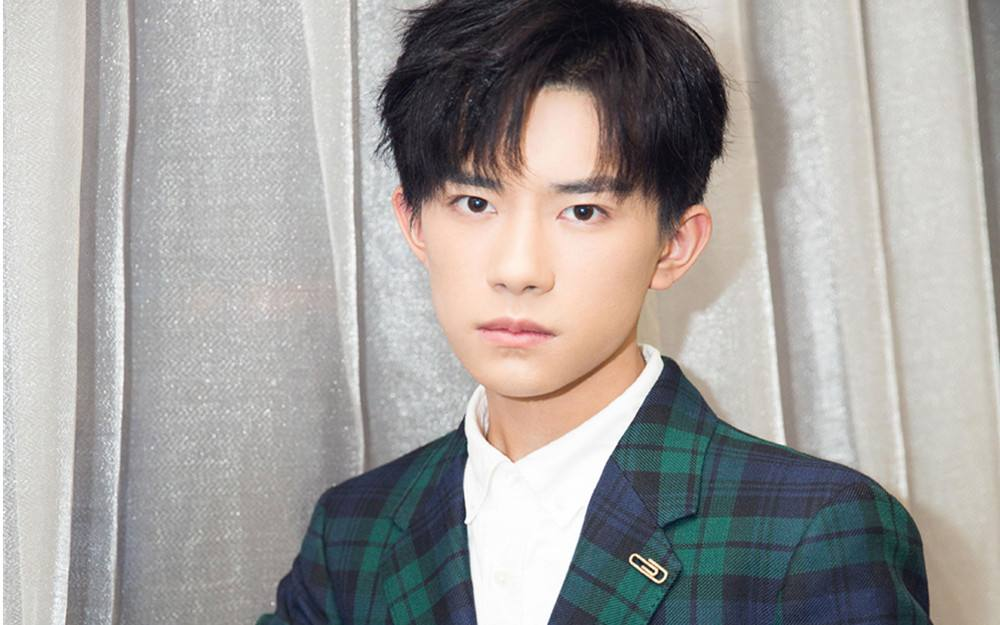
#> input picture 1180500604-符嘉义-Lab4/photos/timg-2.jpeg, 1000 x 625 px; its folder holds only this picture in this run
$ python main.py
#> lines starting #> are read from the running program, lines starting #| are printed output that depends on the picture
import math
import os

import cv2
import numpy as np
import matplotlib.pyplot as plt
from mpl_toolkits.mplot3d import Axes3D

class PCA:
    raw_samples=()  ##原始样本空间
    n_samples=2000  ##样本个数
    raw_covariance=()  ##原始样本空间协方差矩阵
    reduced_samples=()   ##降维重构后样本空间
    raw_dimention=3   ##原始样本维度
    reduced_dimention=2   ##降维后样本的维度
    eigenvector=()  ##原始样本协方差矩阵的前M个（对应前M个特征值）特征向量
    def make_swiss_roll(self,noise=0.0, y_scale=100):   ##构造原始数据
        t = 1.5 * np.pi * (1 + 2 * np.random.rand(1, self.n_samples))
        x = t * np.cos(t)
        y = y_scale * np.random.rand(1,self.n_samples)
        z = t * np.sin(t)
        self.raw_samples = np.concatenate((x, y, z))
        self.raw_samples += noise * np.random.randn(3, self.n_samples)  ##加入噪声
        self.raw_samples = np.mat(self.raw_samples.T)
    '''
        对矩阵X进行旋转变换
        theta为旋转的弧度
        axis为旋转的轴，合法值为'x','y'或'z'
    '''
    def rotate(self,theta=0,axis='x'):
        if axis == 'x':
            rotate = [[1, 0, 0], [0, np.cos(theta), -np.sin(theta)], [0, np.sin(theta), np.cos(theta)]]
            return np.dot(rotate, self.raw_samples.T).T
        elif axis == 'y':
            rotate = [[np.cos(theta), 0, np.sin(theta)], [0, 1, 0], [-np.sin(theta), 0, np.cos(theta)]]
            return np.dot(rotate, self.raw_samples.T).T
        elif axis == 'z':
            rotate = [[np.cos(theta), -np.sin(theta), 0], [np.sin(theta), np.cos(theta), 0], [0, 0, 1]]
            return np.dot(rotate, self.raw_samples.T).T
        else:
            print('错误的旋转轴')
            return self.raw_samples
def show_3D(raw_sample):
    fig = plt.figure()
    ax = Axes3D(fig)
    ax.view_init(elev=20, azim=80)
    ax.scatter(raw_sample[:, 0], raw_sample[:, 1], raw_sample[:, 2], c=raw_sample[:, 0], cmap=plt.cm.gnuplot())
    plt.show()
def show_2D(recon_data):
    plt.scatter(recon_data[:,0].tolist(), recon_data[:,1].tolist(), c=recon_data[:,0].tolist(), cmap=plt.cm.gnuplot())
    plt.show()
def cal_covariance(data):
    sample,feature=data.shape
    data_mean = np.sum(data, 0) / sample
    c_data = data - data_mean # 中心化
    covMat = np.dot(c_data.T, c_data)
    return covMat,c_data,data_mean
def cal_engin(covMat,reduced_dimention):
    eigenvalue, eigenvector = np.linalg.eig(covMat)
    index = np.argsort(eigenvalue)
    eigenvector = eigenvector[:,index[:-(reduced_dimention + 1):-1]]
    return np.real(eigenvector)
def cal_reduced_sample(c_data,eigenvector,data_mean):
    pca_data = np.dot(c_data, eigenvector)  # 计算降维后的数据
    print(f"shape of pca_data is {pca_data}")
    recon_data = np.dot(pca_data, eigenvector.T) + data_mean  # 重构数据
    return recon_data

size = (50, 50)
'''
    从file_path中读取面部图像数据
'''
def read_faces(file_path):
#> called with file_path = 'photos'
    file_list = os.listdir(file_path)
    data = []
    i = 1
    plt.figure(figsize=size)
    for file in file_list:
        path = os.path.join(file_path, file)##拼接路径
        plt.subplot(3, 4, i)
        with open(path) as f:
            img = cv2.imread(path) # 读取图像
#> img is the input picture: shape (625, 1000, 3); mean B, G, R 157.8, 160, 162.7
            img = cv2.resize(img, size) # 压缩图像至size大小
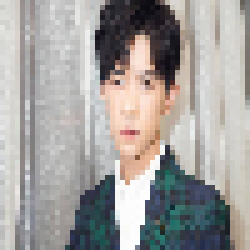
#> img: shape (50, 50, 3) (shown 5 times larger); mean B, G, R 157.6, 159.9, 162.6
            img_gray = cv2.cvtColor(img, cv2.COLOR_BGR2GRAY) # 三通道转换为灰度图
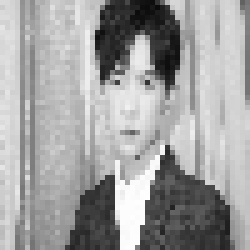
#> img_gray: shape (50, 50) (shown 5 times larger); min 10, max 254, mean 160.5
            plt.imshow(img_gray) # 预览
            h, w = img_gray.shape
#> h = 50; w = 50
            img_col = img_gray.reshape(h * w) # 对(h,w)的图像数据拉平
#> img_col = 2500 values, max 254 at index 1928, min 10 at index 81, mean 160.5
            data.append(img_col)
        i += 1
    plt.show()
    return np.array(data)
'''
    计算峰值信噪比psnr
'''
def psnr(img1, img2):
   mse = np.mean((img1 / 255. - img2 / 255.) ** 2 )
   if mse < 1.0e-10:
      return 100
   PIXEL_MAX = 1
   return 20 * math.log10(PIXEL_MAX / math.sqrt(mse))
if __name__ == '__main__':
    # [7 lines of commented-out code are left out]
    data=read_faces("photos")
    n_samples,features=data.shape
#> n_samples = 1; features = 2500
    covMat,c_data,data_mean=cal_covariance(data)
#> in cal_covariance, `data_mean = np.sum(data, 0) / sample`: data_mean has the same summary as img_col in read_faces
#> in cal_covariance, `covMat = np.dot(c_data.T, c_data)`: covMat: shape (2500, 2500) float64; every value is 0
#> data_mean has the same summary as img_col in read_faces
    eigenvectors=cal_engin(covMat,20)
#> in cal_engin, `eigenvalue, eigenvector = np.linalg.eig(covMat)`:
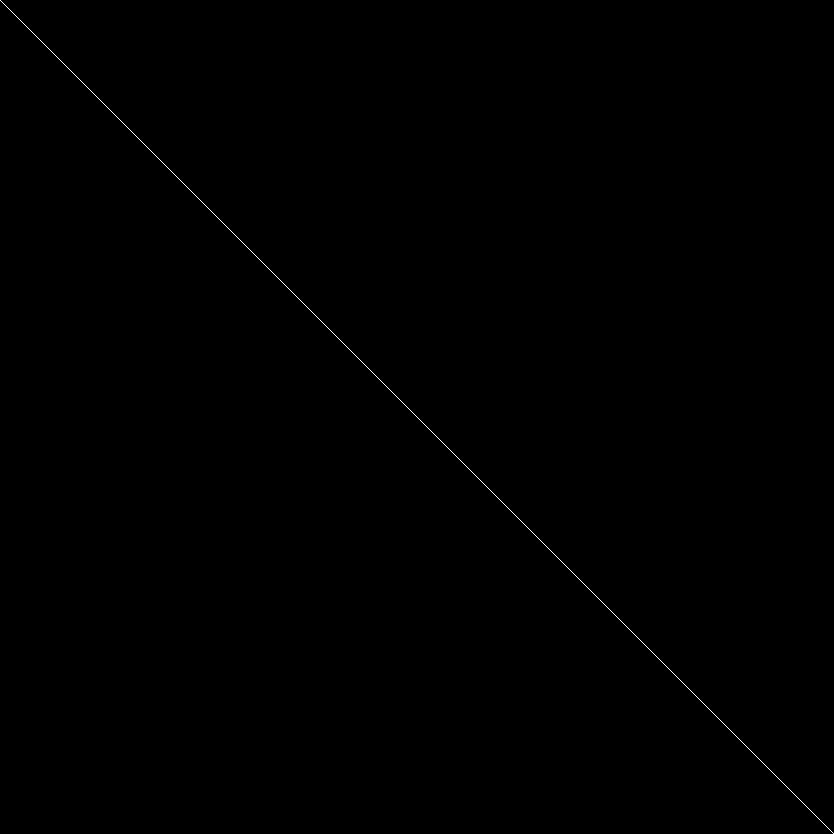
#> eigenvector: shape (2500, 2500) float64 (shown at 1/3 size); values 0 (black) and 1 (white), 0.04% white in thin lines or dots
#> in cal_engin, `eigenvalue, eigenvector = np.linalg.eig(covMat)`: eigenvalue = 2500 values from 0 to 0
#> in cal_engin, `index = np.argsort(eigenvalue)`: index = 2500 values, max 2499 at index 2498, min 0 at index 2499, mean 1249.5
    recon_data=cal_reduced_sample(c_data,eigenvectors,data_mean)
#| shape of pca_data is [[0. 0. 0. 0. 0. 0. 0. 0. 0. 0. 0. 0. 0. 0. 0. 0. 0. 0. 0. 0.]]
    plt.figure(figsize=size)
    for i in range(n_samples):
        plt.subplot(3, 4, i + 1)
        plt.imshow(recon_data[i].reshape(size))
    plt.show()
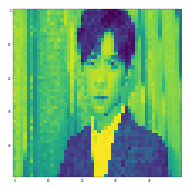
#> figure drawn by matplotlib, 1 panel
    print("信噪比如下：")
    for i in range(n_samples):
        a = psnr(data[i], recon_data[i])
        print('图', i, '的信噪比: ', a)
#> this loop made 1 pass
#> (mse in psnr, a) on pass 1: (0, 100)
#| 图 0 的信噪比:  100

$ run again, on 1180500604-符嘉义-Lab4/photos/u=142963148,2552533948&fm=26&gp=0.jpg
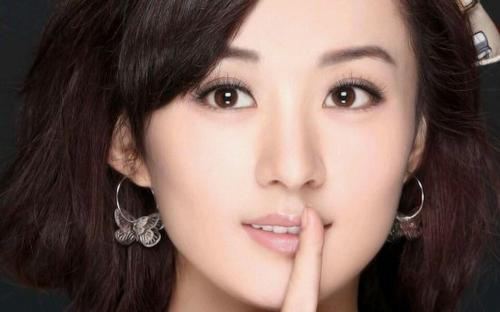
#> input picture 1180500604-符嘉义-Lab4/photos/u=142963148,2552533948&fm=26&gp=0.jpg, 500 x 312 px
#> in read_faces, img is the input picture: shape (312, 500, 3); mean B, G, R 87.3, 94.8, 118.1
#> img: shape (50, 50, 3)
#> in read_faces, `img_gray = cv2.cvtColor(img, cv2.COLOR_BGR2GRAY)`:
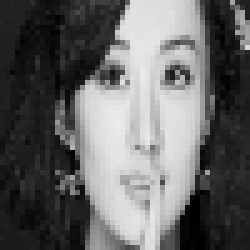
#> img_gray: shape (50, 50) (shown 5 times larger); min 0, max 235, mean 100.6
#> img_col = 2500 values, max 235 at index 1223, min 0 at index 1989, mean 100.6
#> in cal_covariance, `data_mean = np.sum(data, 0) / sample`: data_mean has the same summary as img_col in read_faces
#> covMat: shape (2500, 2500) float64; every value is 0
#> `covMat,c_data,data_mean=cal_covariance(data)`: data_mean has the same summary as img_col in read_faces
#> eigenvector: shape (2500, 2500) float64; values 0 (black) and 1 (white), 0.04% white in thin lines or dots
#> eigenvalue = 2500 values from 0 to 0
#> index = 2500 values, max 2499 at index 2498, min 0 at index 2499, mean 1249.5
#| shape of pca_data is [[0. 0. 0. 0. 0. 0. 0. 0. 0. 0. 0. 0. 0. 0. 0. 0. 0. 0. 0. 0.]]
#> `plt.show()`:
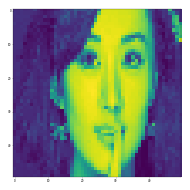
#> figure drawn by matplotlib, 1 panel
#> the loop `for i in range(n_samples):` made 1 pass
#> a on pass 1: 100
#> (printed output is left out)

$ run again, on 1180500604-符嘉义-Lab4/photos/u=1833044440,772758866&fm=26&gp=0.jpg
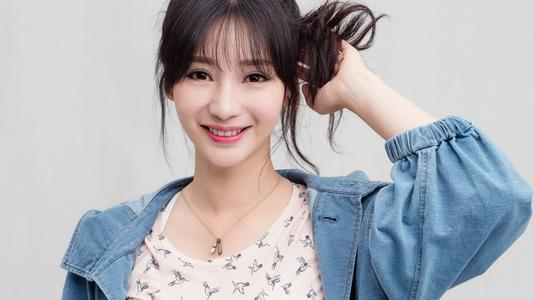
#> input picture 1180500604-符嘉义-Lab4/photos/u=1833044440,772758866&fm=26&gp=0.jpg, 534 x 300 px
#> in read_faces, img is the input picture: shape (300, 534, 3); mean B, G, R 180.8, 175.8, 175.9
#> img: shape (50, 50, 3)
#> in read_faces, `img_gray = cv2.cvtColor(img, cv2.COLOR_BGR2GRAY)`:
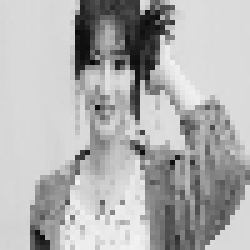
#> img_gray: shape (50, 50) (shown 5 times larger); min 8, max 242, mean 176.3
#> img_col = 2500 values, max 242 at index 2377, min 8 at index 618, mean 176.3
#> in cal_covariance, `data_mean = np.sum(data, 0) / sample`: data_mean has the same summary as img_col in read_faces
#> covMat: shape (2500, 2500) float64; every value is 0
#> `covMat,c_data,data_mean=cal_covariance(data)`: data_mean has the same summary as img_col in read_faces
#> eigenvector: shape (2500, 2500) float64; values 0 (black) and 1 (white), 0.04% white in thin lines or dots
#> eigenvalue = 2500 values from 0 to 0
#> index = 2500 values, max 2499 at index 2498, min 0 at index 2499, mean 1249.5
#| shape of pca_data is [[0. 0. 0. 0. 0. 0. 0. 0. 0. 0. 0. 0. 0. 0. 0. 0. 0. 0. 0. 0.]]
#> `plt.show()`:
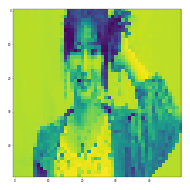
#> figure drawn by matplotlib, 1 panel
#> the loop `for i in range(n_samples):` made 1 pass
#> a on pass 1: 100
#> (printed output is left out)

$ run again, on 1180500604-符嘉义-Lab4/photos/timg-3.jpeg
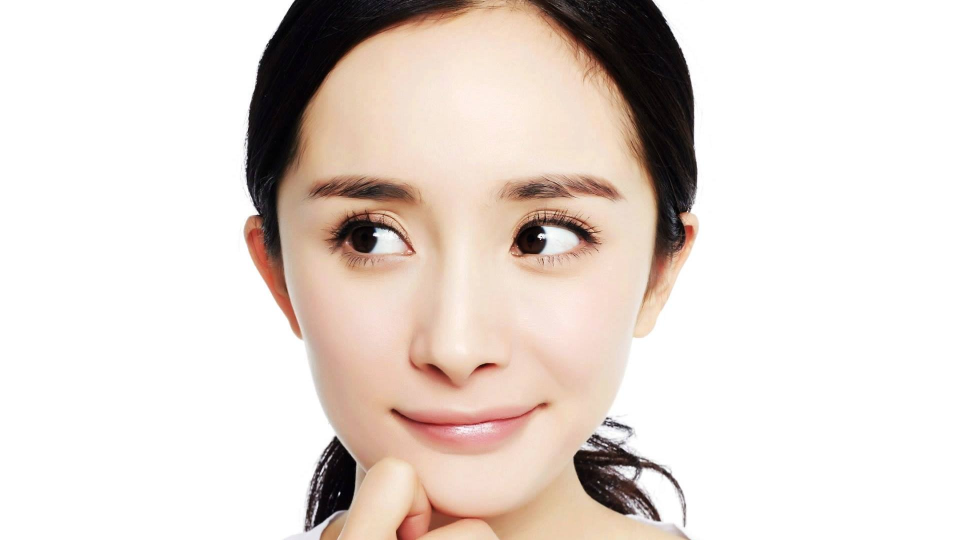
#> input picture 1180500604-符嘉义-Lab4/photos/timg-3.jpeg, 1920 x 1080 px (shown at 1/2 size)
#> in read_faces, img is the input picture: shape (1080, 1920, 3); mean B, G, R 210.8, 217.1, 227.6
#> img: shape (50, 50, 3)
#> in read_faces, `img_gray = cv2.cvtColor(img, cv2.COLOR_BGR2GRAY)`:
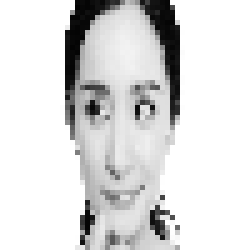
#> img_gray: shape (50, 50) (shown 5 times larger); min 3, max 255, mean 219.6
#> img_col = 2500 values, max 255 at index 0, min 3 at index 65, mean 219.6
#> in cal_covariance, `data_mean = np.sum(data, 0) / sample`: data_mean has the same summary as img_col in read_faces
#> covMat: shape (2500, 2500) float64; every value is 0
#> `covMat,c_data,data_mean=cal_covariance(data)`: data_mean has the same summary as img_col in read_faces
#> eigenvector: shape (2500, 2500) float64; values 0 (black) and 1 (white), 0.04% white in thin lines or dots
#> eigenvalue = 2500 values from 0 to 0
#> index = 2500 values, max 2499 at index 2498, min 0 at index 2499, mean 1249.5
#| shape of pca_data is [[0. 0. 0. 0. 0. 0. 0. 0. 0. 0. 0. 0. 0. 0. 0. 0. 0. 0. 0. 0.]]
#> `plt.show()`:
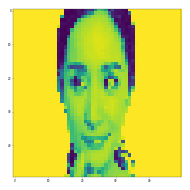
#> figure drawn by matplotlib, 1 panel
#> the loop `for i in range(n_samples):` made 1 pass
#> a on pass 1: 100
#> (printed output is left out)
